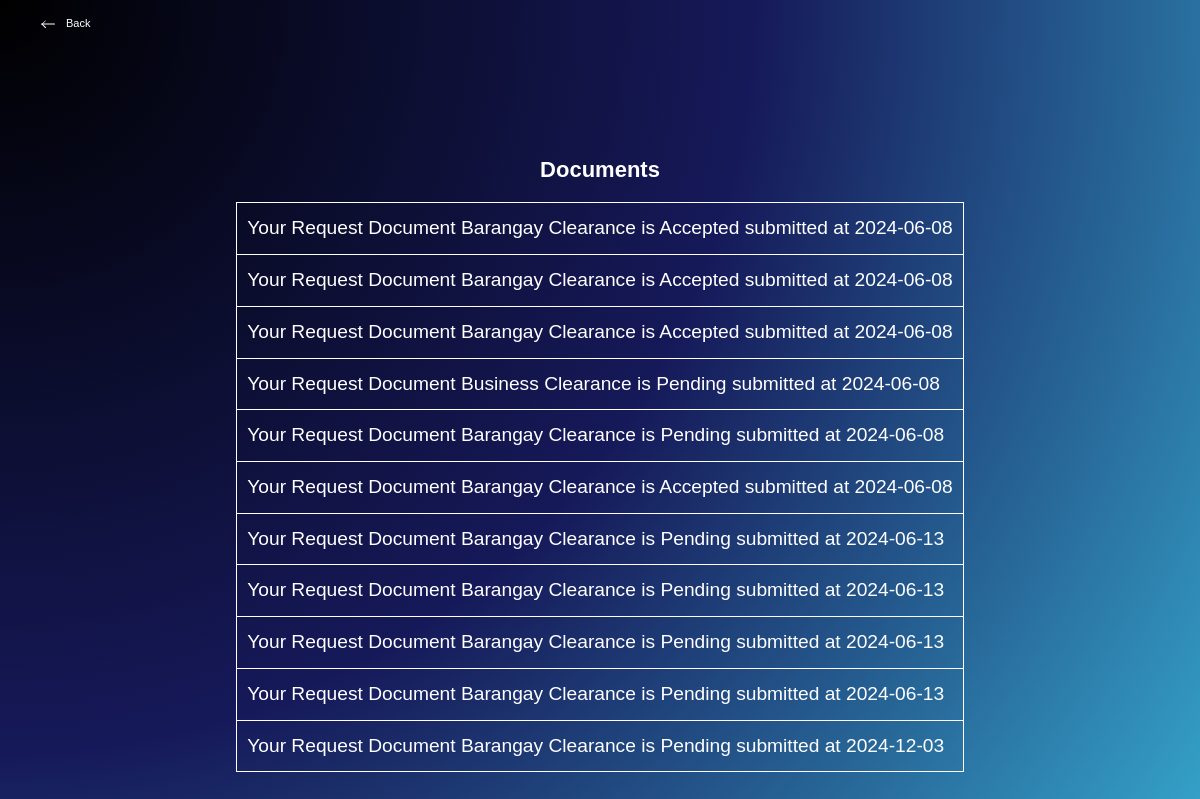
Screenshot of /notification.php (signed in) with the database file from the repository.
### tables this page shows
CREATE TABLE `pending_documents` (
  `pending_document_id` int(11) NOT NULL,
  `full_name` varchar(150) DEFAULT NULL,
  `document_type` varchar(100) DEFAULT NULL,
  `address` varchar(255) DEFAULT NULL,
  `reason_for_application` varchar(255) DEFAULT NULL,
  `business_name` varchar(150) DEFAULT NULL,
  `requirement` varchar(255) DEFAULT NULL,
  `status` varchar(70) NOT NULL DEFAULT 'Pending',
  `created_at` date DEFAULT curdate(),
  `business_location` varchar(255) DEFAULT NULL,
  `email_user` varchar(255) DEFAULT NULL,
  `requester_name` varchar(255) NOT NULL
);

### function.php (called while the page is built)
<?php
function check_login ($connect){
    if (isset ($_SESSION['user_email'])){
        $email = $_SESSION['user_email'];
        $query = "SELECT * FROM resident WHERE Email = '$email' limit 1";
        $result = mysqli_query($connect,$query);
        if($result && mysqli_num_rows($result) > 0){
            $user_data = mysqli_fetch_assoc($result);
            return $user_data;
        }
    } else {
        header("location: login.php");
        die;
    }
}
?>

### notification.php (the view, shortened to what this page needs)
<?php
include("connection.php");
include("function.php");
$user_data = check_login($connect);
$lname = $user_data['Last_name'];
$mname = $user_data['Middle_name'];
$fname = $user_data['First_name'];
$sql = "SELECT * FROM pending_documents WHERE full_name = '{$fname} {$mname} {$lname}'";
$result = $connect->query($sql);
?>
<!DOCTYPE html>
<html lang="en">
<head>
</head>
<body>
    <div class="">
    <a href="homepageinside.php" class="back-button">
            Back
        </a>
        <h1>Documents</h1>
        <table>
            <tbody>
            <?php
            if ($result->num_rows > 0) {
                while ($row = $result->fetch_assoc()) {
                    echo '<tr>';
                    echo '<td>Your Request Document ' . htmlspecialchars($row['document_type']) . ' is ' . htmlspecialchars($row['status']) . ' submitted at ' . htmlspecialchars($row['created_at']) . '</td>';
                    echo '</tr>';
                }
            } else {
                echo '<tr><td colspan="2">No pending documents found for your full name.</td></tr>';
            }
            ?>
            </tbody>
        </table>
    </div>
</body>
</html>

### notification.php (style rules this page uses)
body { font-family: Arial, sans-serif; font-size: 11px; line-height: 1.6; background: radial-gradient(circle at 0% 0%, #000000, #161959, #37add1); padding: 55px; display: flex; justify-content: center; align-items: center; min-height: 100vh; margin: 0; }
.back-button { position: absolute; top: 5px; left: 20px; display: flex; align-items: center; padding: 10px 20px; background-color: transparent; color: white; cursor: pointer; transition: background-color 0.2s ease, color 0.2s ease; text-decoration: none; }
.back-button svg { margin-right: 10px; }
h1 { color: white; text-align: center; }
table { color: white; overflow-y: auto; border-collapse: collapse; }
td { padding: 10px; border: 1px solid white; font-size: 1.2rem; }

### rows the page displays
pending_documents: document_type "Barangay Clearance", status "Accepted", created_at "2024-06-08"
pending_documents: document_type "Barangay Clearance", status "Accepted", created_at "2024-06-08"
pending_documents: document_type "Barangay Clearance", status "Accepted", created_at "2024-06-08"
pending_documents: document_type "Business Clearance", status "Pending", created_at "2024-06-08"
pending_documents: document_type "Barangay Clearance", status "Pending", created_at "2024-06-08"
pending_documents: document_type "Barangay Clearance", status "Accepted", created_at "2024-06-08"
pending_documents: document_type "Barangay Clearance", status "Pending", created_at "2024-06-13"
pending_documents: document_type "Barangay Clearance", status "Pending", created_at "2024-06-13"
pending_documents: document_type "Barangay Clearance", status "Pending", created_at "2024-06-13"
pending_documents: document_type "Barangay Clearance", status "Pending", created_at "2024-06-13"
pending_documents: document_type "Barangay Clearance", status "Pending", created_at "2024-12-03"
